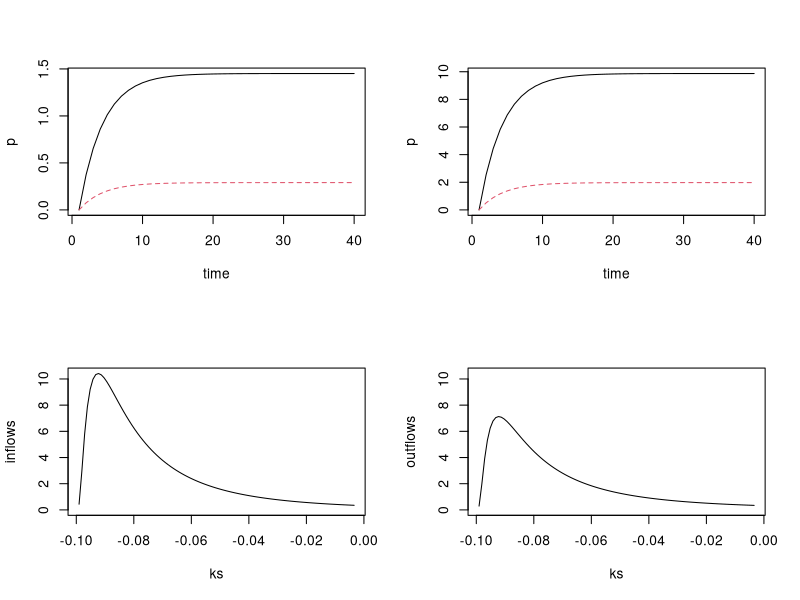
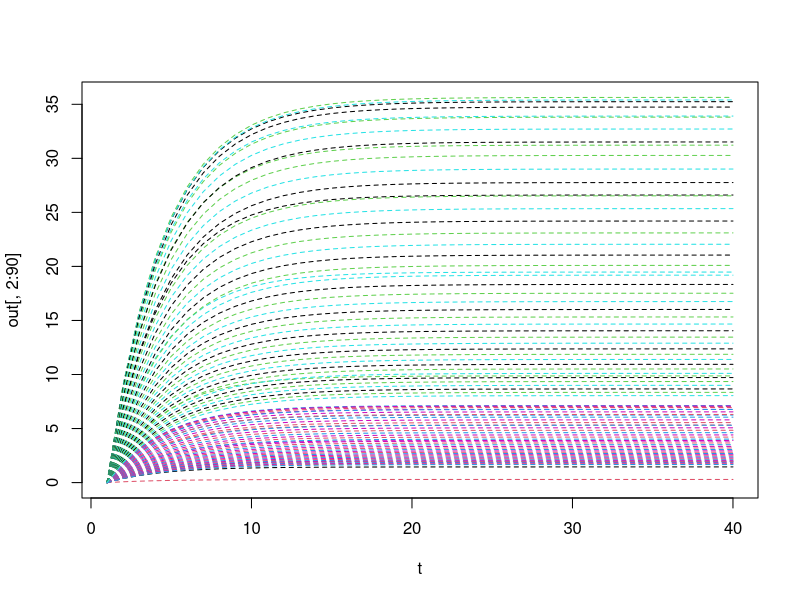

These charts were generated, in order, by the following R code:
library(deSolve)
range = 5 # range of the lognormal distribution to use
MaxTotalDOCUptake = 2.42 # g/h per km stream, the maximum rate derived from  McLaughlin and Kaplan 2013

DOCin = function(t, subpool, poolDivisions) {
  segment = range / poolDivisions
  # this use of lognormal is not quite right
  # remember than proportion in a given pool have ln(k) is normally distributed
  portion = plnorm(subpool * segment) - plnorm((subpool - 1) * segment)
  #print(segment)
  #print(portion)
  
  DOCinTotal = 317
  PoolDOCin = DOCinTotal * portion
  return(PoolDOCin)
}

k = function(subpool, poolDivisions){
  # this is also not quite right
  # because MaxTotalDOCUptake is not the max rate, but rather the max combined rate
  # of all those exponential decays
  lookup = seq(.1, .0034, length.out = poolDivisions + 1)
  k = lookup[subpool + 1]
  return(k)
}

pool =  function(t, y, params) {

  BiofilmDensity = 1;
    
  with(as.list(params), {
    differentials = c()
    for(i in 1:PoolDivisions){
      index = (i-1)*2 + 1
      DOC = y[index]
      DOCoutflow = y[index+1]
      dDOC = DOCin(t, i, PoolDivisions) - k(i, PoolDivisions) * DOC * BiofilmDensity - DOCoutflow
      dDOCoutflow = Dout * dDOC
      differentials[index] = dDOC
      differentials[index+1] = dDOCoutflow

    }
    print(differentials)
    list(differentials)
  })
}

#
# DOCin - flow of DOC into the system, kg
# Dout - percentage flow out of the system, i.e. water flow/residence time

# 2 pools
# 2 different k
# assume the inflow to each pool is equal (this is not true)
# outflows are equal percentages (this will be true)
# also assume initial DOC is the same and 0 for both pools
PoolDivisions = 100
params = c(k=c(.5,.1), DOCin = 8, Dout = .2, PoolDivisions = PoolDivisions)

Initial.DOC = 0 # units ?
Initial.DOCoutflow = Initial.DOC * params['Dout']
one.week = 24*7
two.weeks = 24*14
t = 1:two.weeks
max = 40
t = 1:max


state = rep(0, params['PoolDivisions'] * 2)
out = ode(y = state, times = t, func = pool, parms = params)

par(mfrow=c(2,2))
matplot(t, out[,2:3], type = "l", ylab = "p", xlab = "time")
matplot(t, out[,4:5], type = "l", ylab = "p", xlab = "time")

#par(mfrow=c(1,2))
inflows = sapply(1:PoolDivisions, function(subpool){DOCin(1, subpool, PoolDivisions)})
outflows = sapply(1:PoolDivisions, function(subpool){out[,1+2*subpool][max]})
ylimit = max(inflows)
ks = -sapply(1:PoolDivisions, k, PoolDivisions);
plot(inflows~ks, type="l", ylim=c(0,ylimit) )
plot(outflows~ks,type="l", ylim=c(0,ylimit))

par(mfrow=c(1,1))
matplot(t, out[,2:90], 2, type = "l")


par(mfrom=c(2,2))
t1 = sapply(1:PoolDivisions, function(subpool){out[1+subpool]})
